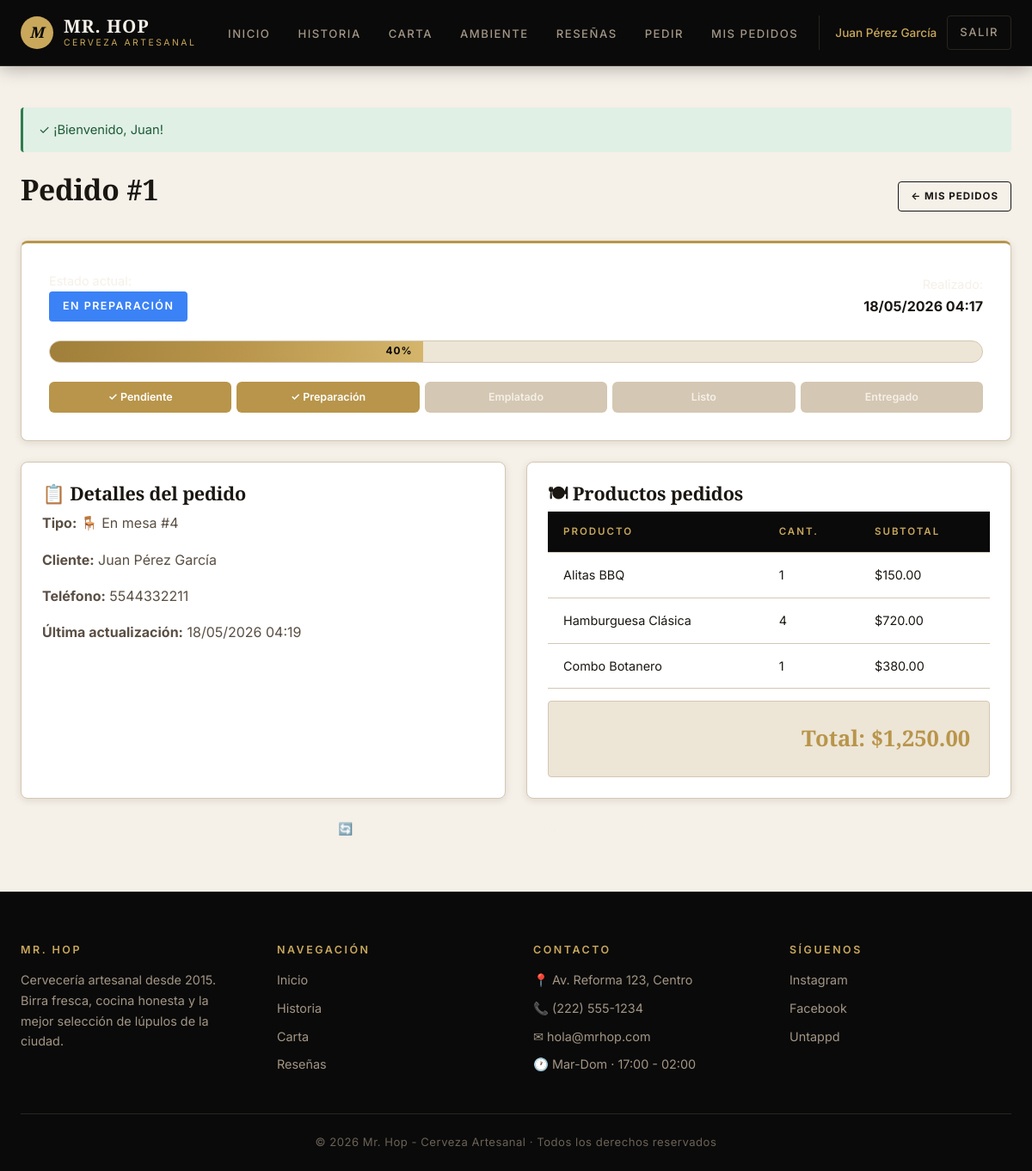
Screenshot of /index.php?controller=pedido&action=ver&id=1 (signed in) with the database file from the repository.
### tables this page shows
CREATE TABLE `pedidos` (
  `id` int NOT NULL AUTO_INCREMENT,
  `usuario_id` int NOT NULL,
  `mesa_id` int DEFAULT NULL,
  `tipo` enum('mesa','domicilio') NOT NULL DEFAULT 'mesa',
  `direccion_entrega` varchar(255) DEFAULT NULL,
  `estado` enum('pendiente','en_preparacion','emplatado','listo','entregado','cancelado') DEFAULT 'pendiente',
  `total` decimal(10,2) NOT NULL DEFAULT '0.00',
  `notas` text,
  `fecha_pedido` timestamp NULL DEFAULT CURRENT_TIMESTAMP,
  `fecha_actualizacion` timestamp NULL DEFAULT CURRENT_TIMESTAMP ON UPDATE CURRENT_TIMESTAMP,
  PRIMARY KEY (`id`),
  KEY `usuario_id` (`usuario_id`),
  KEY `mesa_id` (`mesa_id`),
  CONSTRAINT `pedidos_ibfk_1` FOREIGN KEY (`usuario_id`) REFERENCES `usuarios` (`id`),
  CONSTRAINT `pedidos_ibfk_2` FOREIGN KEY (`mesa_id`) REFERENCES `mesas` (`id`)
);

CREATE TABLE `mesas` (
  `id` int NOT NULL AUTO_INCREMENT,
  `numero` int NOT NULL,
  `capacidad` int NOT NULL DEFAULT '4',
  `ubicacion` varchar(100) DEFAULT NULL,
  `qr_codigo` varchar(255) DEFAULT NULL,
  `estado` enum('libre','ocupada','reservada') DEFAULT 'libre',
  PRIMARY KEY (`id`),
  UNIQUE KEY `numero` (`numero`)
);

CREATE TABLE `usuarios` (
  `id` int NOT NULL AUTO_INCREMENT,
  `nombre` varchar(100) NOT NULL,
  `apellidos` varchar(100) DEFAULT NULL,
  `email` varchar(150) NOT NULL,
  `password` varchar(255) NOT NULL,
  `telefono` varchar(20) DEFAULT NULL,
  `direccion` varchar(255) DEFAULT NULL,
  `rol_id` int NOT NULL,
  `activo` tinyint(1) DEFAULT '1',
  `fecha_registro` timestamp NULL DEFAULT CURRENT_TIMESTAMP,
  PRIMARY KEY (`id`),
  UNIQUE KEY `email` (`email`),
  KEY `rol_id` (`rol_id`),
  CONSTRAINT `usuarios_ibfk_1` FOREIGN KEY (`rol_id`) REFERENCES `roles` (`id`)
);

CREATE TABLE `detalle_pedidos` (
  `id` int NOT NULL AUTO_INCREMENT,
  `pedido_id` int NOT NULL,
  `producto_id` int NOT NULL,
  `cantidad` int NOT NULL DEFAULT '1',
  `precio_unitario` decimal(10,2) NOT NULL,
  `subtotal` decimal(10,2) NOT NULL,
  PRIMARY KEY (`id`),
  KEY `pedido_id` (`pedido_id`),
  KEY `producto_id` (`producto_id`),
  CONSTRAINT `detalle_pedidos_ibfk_1` FOREIGN KEY (`pedido_id`) REFERENCES `pedidos` (`id`) ON DELETE CASCADE,
  CONSTRAINT `detalle_pedidos_ibfk_2` FOREIGN KEY (`producto_id`) REFERENCES `productos` (`id`)
);

CREATE TABLE `productos` (
  `id` int NOT NULL AUTO_INCREMENT,
  `nombre` varchar(150) NOT NULL,
  `descripcion` text,
  `precio` decimal(10,2) NOT NULL,
  `categoria_id` int NOT NULL,
  `imagen` varchar(255) DEFAULT 'default.jpg',
  `disponible` tinyint(1) DEFAULT '1',
  `fecha_creacion` timestamp NULL DEFAULT CURRENT_TIMESTAMP,
  PRIMARY KEY (`id`),
  KEY `categoria_id` (`categoria_id`),
  CONSTRAINT `productos_ibfk_1` FOREIGN KEY (`categoria_id`) REFERENCES `categorias` (`id`)
);

### controllers/PedidoController.php (called while the page is built, shortened)
<?php
require_once ROOT_PATH . '/models/Pedido.php';
class PedidoController extends Controller {
    public function ver() {
        $id = intval($_GET['id'] ?? 0);
        $pedidoModel = new Pedido();
        $pedido = $pedidoModel->buscarPorId($id);
        $datos = [
            'titulo' => 'Pedido #' . $id,
            'pedido' => $pedido,
            'detalle' => $pedidoModel->obtenerDetalle($id),
        ];
        $this->view('pedidos/ver', $datos);
    }
}

### config/database.php (called while the page is built, shortened)
<?php
class Database {
    private static $instance = null;
    private $connection;
    private $host = 'localhost';
    private $db_name = 'bar_restaurante';
    private $username = 'root';
    private $password = '';
    private $charset = 'utf8mb4';
    private function __construct() {
        $dsn = "mysql:host={$this->host};dbname={$this->db_name};charset={$this->charset}";
        $options = [
            PDO::ATTR_ERRMODE => PDO::ERRMODE_EXCEPTION,
            PDO::ATTR_DEFAULT_FETCH_MODE => PDO::FETCH_ASSOC,
            PDO::ATTR_EMULATE_PREPARES => false,
        ];
        try {
            $this->connection = new PDO($dsn, $this->username, $this->password, $options);
        } catch (PDOException $e) {
            die('Error de conexión a la base de datos: ' . $e->getMessage());
        }
    }
    public static function getInstance() {
        if (self::$instance === null) {
            self::$instance = new self();
        }
        return self::$instance;
    }
    public function getConnection() {
        return $this->connection;
    }
}

### models/Model.php (called while the page is built, shortened)
<?php
class Model {
    public function __construct() {
        $this->db = Database::getInstance()->getConnection();
    }
}

### models/Pedido.php (called while the page is built, shortened)
<?php
require_once __DIR__ . '/Model.php';
class Pedido extends Model {
    public function buscarPorId($id) {
        $sql = "SELECT p.*, u.nombre AS cliente_nombre, u.apellidos AS cliente_apellidos,
                       u.telefono AS cliente_telefono, m.numero AS mesa_numero
                FROM pedidos p
                INNER JOIN usuarios u ON p.usuario_id = u.id
                LEFT JOIN mesas m ON p.mesa_id = m.id
                WHERE p.id = :id LIMIT 1";
        $stmt = $this->db->prepare($sql);
        $stmt->execute([':id' => $id]);
        return $stmt->fetch();
    }
    public function obtenerDetalle($pedido_id) {
        $sql = "SELECT d.*, p.nombre AS producto_nombre, p.imagen AS producto_imagen
                FROM detalle_pedidos d
                INNER JOIN productos p ON d.producto_id = p.id
                WHERE d.pedido_id = :pedido_id";
        $stmt = $this->db->prepare($sql);
        $stmt->execute([':pedido_id' => $pedido_id]);
        return $stmt->fetchAll();
    }
}

### helpers/Helper.php (called while the page is built, shortened)
<?php
class Helper {
    public static function e($str) {
        return htmlspecialchars($str ?? '', ENT_QUOTES, 'UTF-8');
    }
    public static function precio($monto) {
        return '$' . number_format((float)$monto, 2, '.', ',');
    }
    public static function fecha($fecha, $formato = 'd/m/Y H:i') {
        return date($formato, strtotime($fecha));
    }
    public static function url($controller, $action = 'index', $params = []) {
        $url = BASE_URL . 'index.php?controller=' . $controller . '&action=' . $action;
        return $url;
    }
    public static function estadoPedido($estado) {
        $estados = [
            'pendiente' => ['texto' => 'Pendiente', 'color' => '#f59e0b', 'progreso' => 10],
            'en_preparacion' => ['texto' => 'En preparación', 'color' => '#3b82f6', 'progreso' => 40],
            'emplatado' => ['texto' => 'Emplatado', 'color' => '#8b5cf6', 'progreso' => 70],
            'listo' => ['texto' => 'Listo para servir', 'color' => '#10b981', 'progreso' => 90],
            'entregado' => ['texto' => 'Entregado', 'color' => '#059669', 'progreso' => 100],
            'cancelado' => ['texto' => 'Cancelado', 'color' => '#dc2626', 'progreso' => 0],
        ];
        return $estados[$estado] ?? ['texto' => $estado, 'color' => '#6b7280', 'progreso' => 0];
    }
}

### helpers/Auth.php (called while the page is built, shortened)
<?php
class Auth {
    public static function isLoggedIn() {
        return isset($_SESSION['user_id']);
    }
    public static function hasRole($rol) {
        if (is_array($rol)) {
            return in_array($_SESSION['user_rol'], $rol);
        }
        return $_SESSION['user_rol'] === $rol;
    }
}

### views/pedidos/ver.php (the view, shortened to what this page needs)
<?php
$estadoInfo = Helper::estadoPedido($pedido['estado']);
$progreso = $estadoInfo['progreso'];
$color = $estadoInfo['color'];
?>
<div class="flex-between mb-3">
    <h2>Pedido #<?= $pedido['id'] ?></h2>
    <a href="<?= Helper::url('pedido', 'misPedidos') ?>" class="btn btn-outline btn-sm">← Mis pedidos</a>
</div>
<div class="progress-pedido">
    <div class="flex-between">
        <div>
            <p style="color: var(--color-text-light); margin: 0; font-size: 0.9rem;">Estado actual:</p>
            <span class="estado-pedido" style="background-color: <?= $color ?>;"><?= $estadoInfo['texto'] ?></span>
        </div>
        <div class="text-right">
            <p style="color: var(--color-text-light); margin: 0; font-size: 0.9rem;">Realizado:</p>
            <strong><?= Helper::fecha($pedido['fecha_pedido']) ?></strong>
        </div>
    </div>
    <div class="progress-bar-wrap">
        <div class="progress-bar-fill" style="width: <?= $progreso ?>%;">
            <?= $progreso ?>%
        </div>
    </div>
    <div style="display: grid; grid-template-columns: repeat(5, 1fr); gap: 6px; text-align: center; margin-top: 14px;">
        <?php
        $etapas = [
            ['nombre' => 'Pendiente',     'min' => 10],
            ['nombre' => 'Preparación',   'min' => 40],
            ['nombre' => 'Emplatado',     'min' => 70],
            ['nombre' => 'Listo',         'min' => 90],
            ['nombre' => 'Entregado',     'min' => 100],
        ];
        foreach ($etapas as $etapa):
            $activa = $progreso >= $etapa['min'];
        ?>
            <div style="padding: 8px 4px; border-radius: 6px;
                        background: <?= $activa ? 'var(--color-primary)' : 'var(--color-border)' ?>;
                        color: <?= $activa ? '#fff' : 'var(--color-text-light)' ?>;
                        font-size: 0.78rem; font-weight: 600;">
                <?= $activa ? '✓ ' : '' ?><?= $etapa['nombre'] ?>
            </div>
        <?php endforeach; ?>
    </div>
</div>
<div class="grid grid-2">
    <div class="card">
        <div class="card-body">
            <h3 class="card-title">📋 Detalles del pedido</h3>
            <p><strong>Tipo:</strong>
                <?= $pedido['tipo'] === 'mesa' ? '🪑 En mesa #' . $pedido['mesa_numero'] : '🚴 A domicilio' ?>
            </p>
            <p><strong>Cliente:</strong> <?= Helper::e($pedido['cliente_nombre'] . ' ' . $pedido['cliente_apellidos']) ?></p>
            <p><strong>Teléfono:</strong> <?= Helper::e($pedido['cliente_telefono']) ?: '—' ?></p>
            <p><strong>Última actualización:</strong> <?= Helper::fecha($pedido['fecha_actualizacion']) ?></p>
        </div>
    </div>
    <div class="card">
        <div class="card-body">
            <h3 class="card-title">🍽 Productos pedidos</h3>
            <table class="table" style="background: transparent; box-shadow: none; border: none;">
                <thead>
                    <tr><th>Producto</th><th>Cant.</th><th class="text-right">Subtotal</th></tr>
                </thead>
                <tbody>
                    <?php foreach ($detalle as $d): ?>
                        <tr>
                            <td><?= Helper::e($d['producto_nombre']) ?></td>
                            <td><?= $d['cantidad'] ?></td>
                            <td class="text-right"><?= Helper::precio($d['subtotal']) ?></td>
                        </tr>
                    <?php endforeach; ?>
                </tbody>
            </table>
            <div class="carrito-total">
                Total: <?= Helper::precio($pedido['total']) ?>
            </div>
        </div>
    </div>
</div>
<?php if (Auth::hasRole('cliente') && !in_array($pedido['estado'], ['entregado','cancelado'])): ?>
    <p class="text-center mt-3" style="color: var(--color-text-light); font-size: 0.85rem;">
        🔄 Esta página se actualiza automáticamente cada 30 segundos
    </p>
<?php endif; ?>

### rows the page displays
pedidos: id "1", estado "EN PREPARACIÓN", fecha_pedido "18/05/2026 04:17", estado "40", mesa.numero "4", usuario.apellidos "Juan Pérez García", usuario.telefono "5544332211", fecha_actualizacion "18/05/2026 04:19", total "$1,250.00"
detalle_pedidos: producto.nombre "Alitas BBQ", cantidad "1", subtotal "$150.00"
detalle_pedidos: producto.nombre "Hamburguesa Clásica", cantidad "4", subtotal "$720.00"
detalle_pedidos: producto.nombre "Combo Botanero", cantidad "1", subtotal "$380.00"

### other values shown
Helper::e($usuario['nombre']) "Juan Pérez García"
Helper::e($msg) "¡Bienvenido, Juan!"
$etapa['nombre'] "Pendiente"
$etapa['nombre'] "Preparación"
$etapa['nombre'] "Emplatado"
$etapa['nombre'] "Listo"
$etapa['nombre'] "Entregado"
APP_NAME "Mr. Hop - Cerveza Artesanal"
